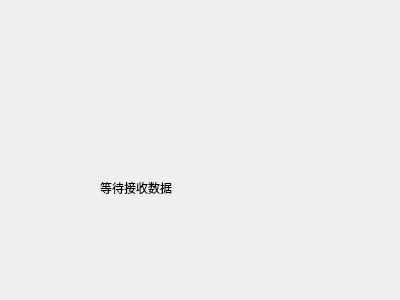
<?xml version="1.0" encoding="UTF-8"?>
<ui version="4.0">
 <class>Widget</class>
 <widget class="QWidget" name="Widget">
  <property name="geometry">
   <rect>
    <x>0</x>
    <y>0</y>
    <width>400</width>
    <height>300</height>
   </rect>
  </property>
  <property name="windowTitle">
   <string>Widget</string>
  </property>
  <widget class="QLabel" name="label">
   <property name="geometry">
    <rect>
     <x>100</x>
     <y>180</y>
     <width>81</width>
     <height>16</height>
    </rect>
   </property>
   <property name="text">
    <string>等待接收数据</string>
   </property>
  </widget>
 </widget>
 <layoutdefault spacing="6" margin="11"/>
 <resources/>
 <connections/>
</ui>
